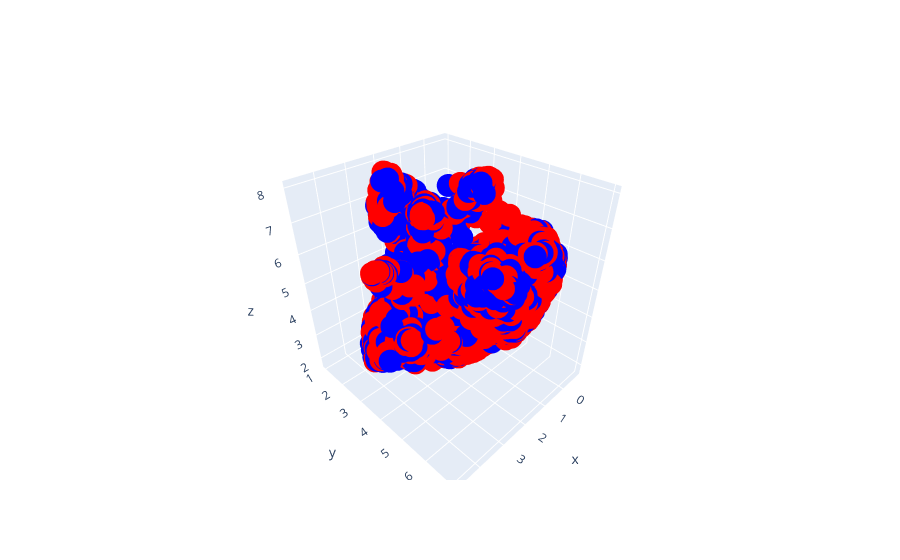

The code cell stored with this chart in its notebook:
### Code cell
fig = go.Figure(data=go.Scatter3d(
    x=Xr3_umap[:, 0],
    y=Xr3_umap[:, 1],
    z=Xr3_umap[:, 2],
    mode='markers',
    marker_color=english_other,
    text=text_data))


fig.show()

### Figure 1 — Plotly figure (JSON) as saved in the notebook; plotly's stock layout.template omitted (floating-point values rounded to 4 significant figures; data arrays with more than 128 entries replaced by an {"elided": "..."} marker saying what was removed)
{"data": [{"marker": {"color": {"elided": "3109 str values"}}, "mode": "markers", "text": {"elided": "3109 str values"}, "type": "scatter3d", "x": {"elided": "3109 float values"}, "y": {"elided": "3109 float values"}, "z": {"elided": "3109 float values"}}], "layout": {}}
